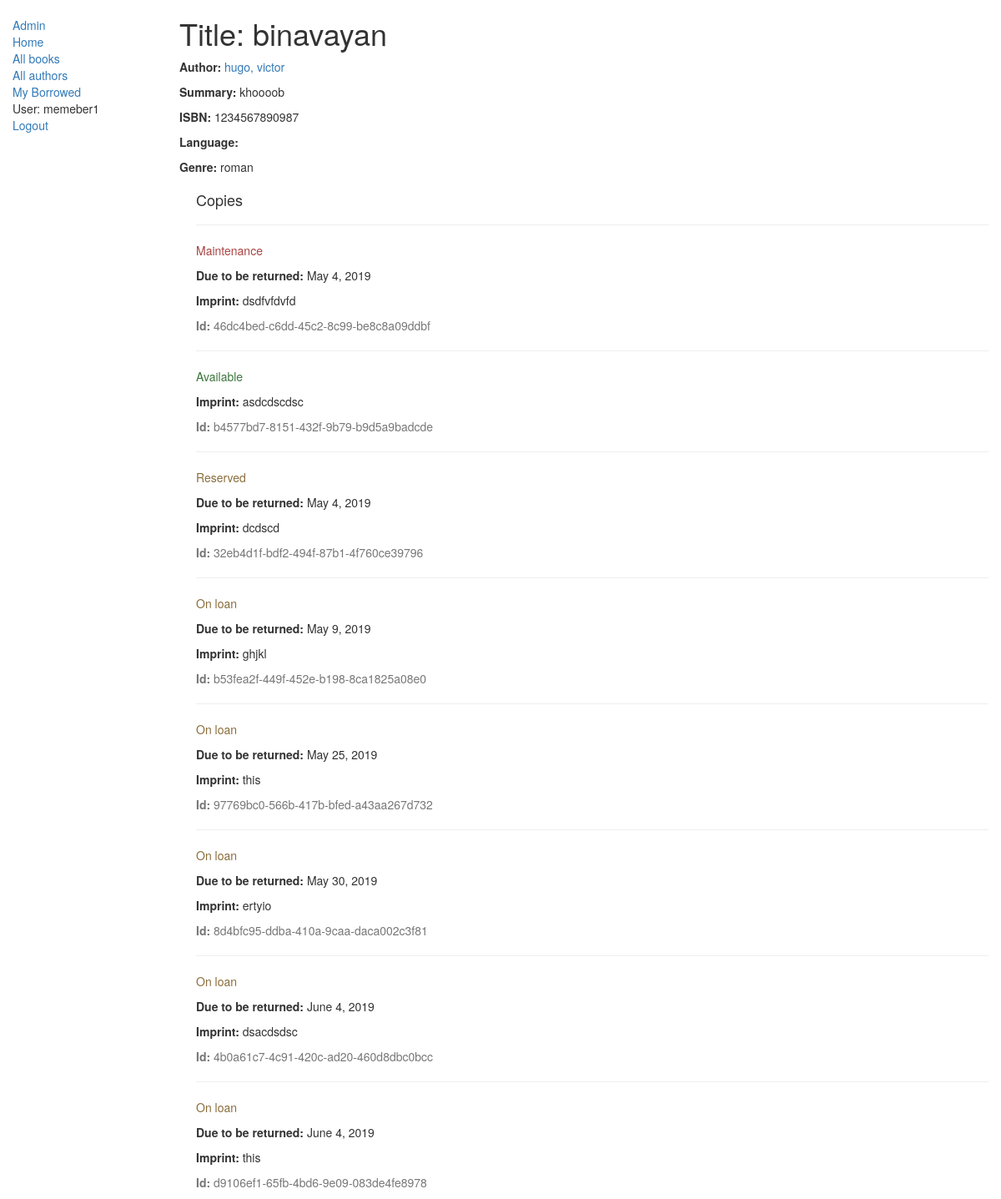
The page /catalog/book/1 (signed in) on the database its author committed.
### catalog/models.py (models this page shows, shortened)
class Book(models.Model):
    title = models.CharField(max_length=200)
    author = models.ForeignKey('Author', on_delete=models.SET_NULL, null=True)
    summary = models.TextField(max_length=1000, help_text="Enter a brief description of the book")
    isbn = models.CharField('ISBN',max_length=13, help_text='13 Character <a href="https://www.isbn-international.org/content/what-isbn">ISBN number</a>')
    genre = models.ManyToManyField(Genre, help_text="Select a genre for this book")
    def display_genre(self):
        """
        Creates a string for the Genre. This is required to display genre in Admin.
        """
        return ', '.join([ genre.name for genre in self.genre.all()[:3] ])
    display_genre.short_description = 'Genre'

class Author(models.Model):
    first_name = models.CharField(max_length=100)
    last_name = models.CharField(max_length=100)
    date_of_birth = models.DateField(null=True, blank=True)
    date_of_death = models.DateField('Died', null=True, blank=True)
    def __str__(self):
        return '%s, %s' % (self.last_name, self.first_name)

class Genre(models.Model):
    name = models.CharField(max_length=200, help_text="Enter a book genre (e.g. Science Fiction, French Poetry etc.)")
    def __str__(self):
        return self.name

class BookInstance(models.Model):
    id = models.UUIDField(primary_key=True, default=uuid.uuid4, help_text="Unique ID for this particular book across whole library")
    book = models.ForeignKey('Book', on_delete=models.SET_NULL, null=True)
    imprint = models.CharField(max_length=200)
    due_back = models.DateField(null=True, blank=True)
    LOAN_STATUS = (
        ('m', 'Maintenance'),
        ('o', 'On loan'),
        ('a', 'Available'),
        ('r', 'Reserved'),
    )
    status = models.CharField(max_length=1, choices=LOAN_STATUS, blank=True, default='m', help_text='Book availability')
    borrower = models.ForeignKey(User, on_delete=models.SET_NULL, null=True, blank=True)
    class Meta:
        ordering = ["due_back"]

### catalog/views.py (the view)
# urls.py: url(r'^book/(?P<pk>\d+)$', views.BookDetailView.as_view(), name='book-detail'),
class BookDetailView(generic.DetailView):
    model=models.Book
    template_name='catalog/book_detail.html'

### templates/catalog/book_detail.html
{% extends "catalog/base_generic.html" %}
{% block content %}
  <h1>Title: {{ book.title }}</h1>
  <p><strong>Author:</strong> <a href="{% url 'catalog:author_detail' book.author.id %}">{{ book.author }}</a></p>
  <p><strong>Summary:</strong> {{ book.summary }}</p>
  <p><strong>ISBN:</strong> {{ book.isbn }}</p>
  <p><strong>Language:</strong> {{ book.language }}</p>
  <p><strong>Genre:</strong> {% for genre in book.genre.all %} {{ genre }}{% if not forloop.last %}, {% endif %}{% endfor %}</p>
  <div style="margin-left:20px;margin-top:20px">
    <h4>Copies</h4>
    {% for copy in book.bookinstance_set.all %}
    <hr>
    <p class="{% if copy.status == 'a' %}text-success{% elif copy.status == 'm' %}text-danger{% else %}text-warning{% endif %}">{{ copy.get_status_display }}</p>
    {% if copy.status != 'a' %}<p><strong>Due to be returned:</strong> {{copy.due_back}}</p>{% endif %}
    <p><strong>Imprint:</strong> {{copy.imprint}}</p>
    <p class="text-muted"><strong>Id:</strong> {{copy.id}}</p>
    {% endfor %}
  </div>
{% endblock %}

### templates/catalog/base_generic.html (shortened to what this page needs)
<!DOCTYPE html>
<html lang="en">
<head>
  <link rel="stylesheet" href="https://maxcdn.bootstrapcdn.com/bootstrap/3.3.7/css/bootstrap.min.css">
  {% load static %}
  <link rel="stylesheet" href="{% static 'catalog/styles.css' %}">
</head>
<body>
  <div class="container-fluid">
    <div class="row">
      <div class="col-sm-2">
      {% block sidebar %}
      <ul class="sidebar-nav">
          <li><a href="/admin/">Admin</a></li>
          <li><a href="{% url 'catalog:index' %}">Home</a></li>
          <li><a href="{% url 'catalog:books' %}">All books</a></li>
          <li><a href="{% url 'catalog:authors' %}">All authors</a></li>
          <li><a href="{% url 'catalog:my-borrowed' %}">My Borrowed</a></li>
          {% if user.is_authenticated %}
            <li>User: {{ user.get_username }}</li>
            <li><a href="{% url 'logout'%}?next={{request.path}}">Logout</a></li>
          {% else %}
            <li><a href="{% url 'login'%}?next={{request.path}}">Login</a></li>
          {% endif %}
      </ul>
     {% endblock %}
      </div>
      <div class="col-sm-10 ">
      {% block content %}{% endblock %}
      </div>
    </div>
  </div>
</body>
</html>

### catalog/static/catalog/styles.css (style rules this page uses)
.sidebar-nav { margin-top: 20px; padding: 0; list-style: none; }

### rows shown on the page
Book: title "binavayan", author "hugo, victor", summary "khoooob", isbn "1234567890987"
Genre: name "roman"
BookInstance: status "Maintenance", due_back "May 4, 2019", imprint "dsdfvfdvfd", id "46dc4bed-c6dd-45c2-8c99-be8c8a09ddbf"
BookInstance: status "Available", imprint "asdcdscdsc", id "b4577bd7-8151-432f-9b79-b9d5a9badcde"
BookInstance: status "Reserved", due_back "May 4, 2019", imprint "dcdscd", id "32eb4d1f-bdf2-494f-87b1-4f760ce39796"
BookInstance: status "On loan", due_back "May 9, 2019", imprint "ghjkl", id "b53fea2f-449f-452e-b198-8ca1825a08e0"
BookInstance: status "On loan", due_back "May 25, 2019", imprint "this", id "97769bc0-566b-417b-bfed-a43aa267d732"
BookInstance: status "On loan", due_back "May 30, 2019", imprint "ertyio", id "8d4bfc95-ddba-410a-9caa-daca002c3f81"
BookInstance: status "On loan", due_back "June 4, 2019", imprint "dsacdsdsc", id "4b0a61c7-4c91-420c-ad20-460d8dbc0bcc"
BookInstance: status "On loan", due_back "June 4, 2019", imprint "this", id "d9106ef1-65fb-4bd6-9e09-083de4fe8978"

### other values the page prints
{{ user.get_username }} "memeber1"
